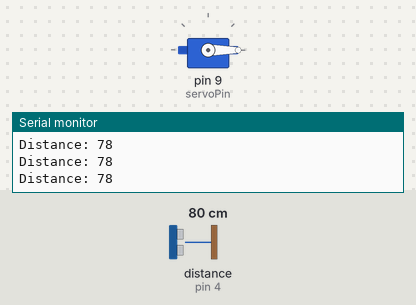
Bench run of a sketch on a simulated Arduino Uno, built with avr-gcc and run on an emulated ATmega328P. Shown: servo, the last lines printed to the serial monitor. Wiring (inferred from the names in the program): ultrasonic range finder: trigger pin 3; echo pin 4. The inputs (shaded band) are chosen by the test bench; at power-on: distance to the obstacle (sensor on pin 4) 80 cm. The echo pulse lasts 58.3 µs per cm.

Above: at 1.2 s.
1.3 s: distance to the obstacle (sensor on pin 4) set to 22 cm
2.8 s: distance to the obstacle (sensor on pin 4) set to 19 cm
At 3.7 s:
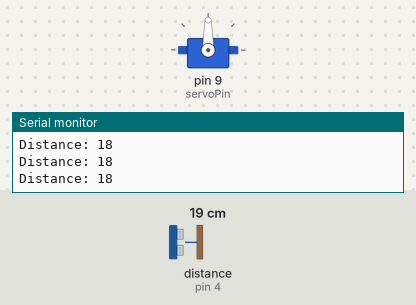
4.4 s: distance to the obstacle (sensor on pin 4) set to 35 cm
At 5.6 s:
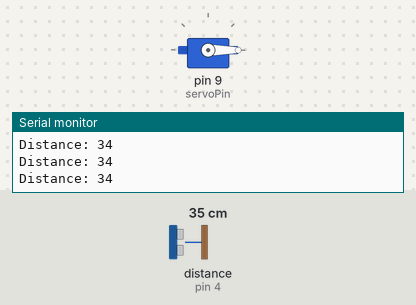
5.9 s: distance to the obstacle (sensor on pin 4) set to 9 cm
At 7.3 s:
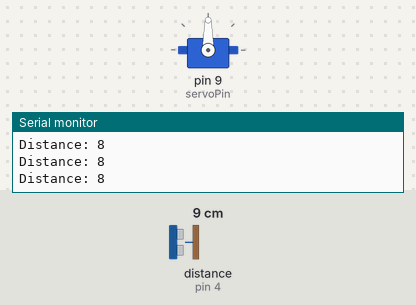
Timing chart, 0 to 8.4 s (numbered marks = the images above; inputs shaded):
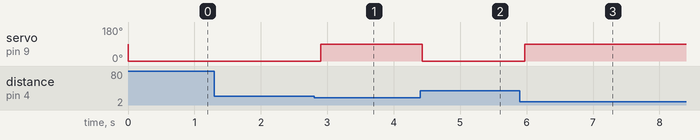

Measured:
- the behaviour switches between 21 and 20 cm on distance to the obstacle (sensor on pin 4) (found by bisection; images 0 and 1)
- after the input at 2.8 s, servo on pin 9 (servoPin): 0° → 90° after 0.10 s
- after the input at 4.4 s, servo on pin 9 (servoPin): 90° → 0° at once
- after the input at 5.9 s, servo on pin 9 (servoPin): 0° → 90° after 0.07 s

The sketch:

rat_trap.ino
```cpp
#include <Servo.h>
Servo myServo; // Create a servo object to control the servo motor
const int trigPin = 3; // Trigger pin of ultrasonic sensor
const int echoPin = 4; // Echo pin of ultrasonic sensor
const int servoPin = 9; // PWM pin for servo motor
void setup() {
Serial.begin(9600); // Initialize serial communication
myServo.attach(servoPin); // Attach the servo to specified pin
pinMode(trigPin, OUTPUT); // Set trigger pin as output
pinMode(echoPin, INPUT); // Set echo pin as input
}
void loop() {
long duration, distance;
// Send ultrasonic pulse
digitalWrite(trigPin, LOW);
delayMicroseconds(2);
digitalWrite(trigPin, HIGH);
delayMicroseconds(10);
digitalWrite(trigPin, LOW);
// Measure the duration of the pulse
duration = pulseIn(echoPin, HIGH);
// Calculate distance in centimeters
distance = (duration * 0.034) / 2;
// Print distance to serial monitor
Serial.print("Distance: ");
Serial.println(distance);
// Check if an object is detected within 20 cm
if (distance < 20) {
// Rotate servo motor to 90 degrees
myServo.write(90);
} else {
// Rotate servo motor to 0 degrees
myServo.write(0);
}
delay(100); // Delay before next reading
}
```
